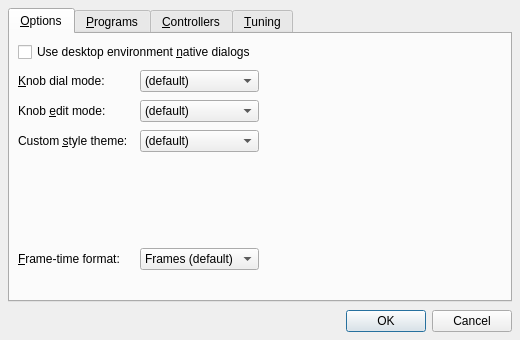
<?xml version="1.0" encoding="UTF-8"?>
<ui version="4.0">
 <author>rncbc aka Rui Nuno Capela</author>
 <comment>samplv1 - an old-school polyphonic sampler

  Copyright (C) 2012-2018, rncbc aka Rui Nuno Capela. All rights reserved.

  This program is free software; you can redistribute it and/or
  modify it under the terms of the GNU General Public License
  as published by the Free Software Foundation; either version 2
  of the License, or (at your option) any later version.

  This program is distributed in the hope that it will be useful,
  but WITHOUT ANY WARRANTY; without even the implied warranty of
  MERCHANTABILITY or FITNESS FOR A PARTICULAR PURPOSE.  See the
  GNU General Public License for more details.

  You should have received a copy of the GNU General Public License along
  with this program; if not, write to the Free Software Foundation, Inc.,
  51 Franklin Street, Fifth Floor, Boston, MA 02110-1301 USA.

 </comment>
 <class>samplv1widget_config</class>
 <widget class="QDialog" name="samplv1widget_config">
  <property name="geometry">
   <rect>
    <x>0</x>
    <y>0</y>
    <width>520</width>
    <height>340</height>
   </rect>
  </property>
  <property name="windowTitle">
   <string>Configure - samplv1</string>
  </property>
  <property name="windowIcon">
   <iconset resource="samplv1.qrc">:/images/samplv1.png</iconset>
  </property>
  <layout class="QVBoxLayout">
   <item>
    <widget class="QTabWidget" name="TabWidget">
     <property name="currentIndex">
      <number>0</number>
     </property>
     <widget class="QWidget" name="OptionsTab">
      <attribute name="title">
       <string>&amp;Options</string>
      </attribute>
      <attribute name="toolTip">
       <string>Options</string>
      </attribute>
      <layout class="QGridLayout">
       <item row="0" column="0" colspan="3">
        <widget class="QCheckBox" name="UseNativeDialogsCheckBox">
         <property name="toolTip">
          <string>Whether to use desktop environment's native dialogs where applicable</string>
         </property>
         <property name="text">
          <string>Use desktop environment &amp;native dialogs</string>
         </property>
        </widget>
       </item>
       <item row="1" column="0">
        <widget class="QLabel" name="KnobDialModeTextLabel">
         <property name="text">
          <string>&amp;Knob dial mode:</string>
         </property>
         <property name="buddy">
          <cstring>KnobDialModeComboBox</cstring>
         </property>
        </widget>
       </item>
       <item row="1" column="1">
        <widget class="QComboBox" name="KnobDialModeComboBox">
         <property name="toolTip">
          <string>Knob dial mode</string>
         </property>
         <property name="editable">
          <bool>false</bool>
         </property>
         <item>
          <property name="text">
           <string>(default)</string>
          </property>
         </item>
         <item>
          <property name="text">
           <string>Linear</string>
          </property>
         </item>
         <item>
          <property name="text">
           <string>Angular</string>
          </property>
         </item>
        </widget>
       </item>
       <item row="1" column="2" colspan="2" rowspan="3">
        <spacer>
         <property name="orientation">
          <enum>Qt::Horizontal</enum>
         </property>
         <property name="sizeHint">
          <size>
           <width>20</width>
           <height>20</height>
          </size>
         </property>
        </spacer>
       </item>
       <item row="2" column="0">
        <widget class="QLabel" name="KnobEditModeTextLabel">
         <property name="text">
          <string>Knob &amp;edit mode:</string>
         </property>
         <property name="buddy">
          <cstring>KnobEditModeComboBox</cstring>
         </property>
        </widget>
       </item>
       <item row="2" column="1">
        <widget class="QComboBox" name="KnobEditModeComboBox">
         <property name="toolTip">
          <string>Knob edit mode</string>
         </property>
         <property name="editable">
          <bool>false</bool>
         </property>
         <item>
          <property name="text">
           <string>(default)</string>
          </property>
         </item>
         <item>
          <property name="text">
           <string>Deferred</string>
          </property>
         </item>
        </widget>
       </item>
       <item row="3" column="0">
        <widget class="QLabel" name="CustomStyleThemeTextLabel">
         <property name="text">
          <string>Custom &amp;style theme:</string>
         </property>
         <property name="buddy">
          <cstring>CustomStyleThemeComboBox</cstring>
         </property>
        </widget>
       </item>
       <item row="3" column="1">
        <widget class="QComboBox" name="CustomStyleThemeComboBox">
         <property name="toolTip">
          <string>Custom widget style theme</string>
         </property>
         <property name="editable">
          <bool>false</bool>
         </property>
         <item>
          <property name="text">
           <string>(default)</string>
          </property>
         </item>
        </widget>
       </item>
       <item row="4" colspan="3">
        <spacer>
         <property name="orientation">
          <enum>Qt::Vertical</enum>
         </property>
         <property name="sizeHint">
          <size>
           <width>20</width>
           <height>20</height>
          </size>
         </property>
        </spacer>
       </item>
       <item row="5" column="0">
        <widget class="QLabel" name="FrameTimeFormatTextLabel">
         <property name="text">
          <string>&amp;Frame-time format:</string>
         </property>
         <property name="buddy">
          <cstring>FrameTimeFormatComboBox</cstring>
         </property>
        </widget>
       </item>
       <item row="5" column="1">
        <widget class="QComboBox" name="FrameTimeFormatComboBox">
         <property name="toolTip">
          <string>Frame-time format</string>
         </property>
         <property name="editable">
          <bool>false</bool>
         </property>
         <item>
          <property name="text">
           <string>Frames (default)</string>
          </property>
         </item>
         <item>
          <property name="text">
           <string>Time</string>
          </property>
         </item>
        </widget>
       </item>
       <item row="6" colspan="3">
        <spacer>
         <property name="orientation">
          <enum>Qt::Vertical</enum>
         </property>
         <property name="sizeHint">
          <size>
           <width>20</width>
           <height>20</height>
          </size>
         </property>
        </spacer>
       </item>
      </layout>
     </widget>
     <widget class="QWidget" name="ProgramsTab">
      <attribute name="title">
       <string>&amp;Programs</string>
      </attribute>
      <attribute name="toolTip">
       <string>Programs</string>
      </attribute>
      <layout class="QVBoxLayout">
       <item>
        <layout class="QHBoxLayout">
         <item>
          <widget class="QToolButton" name="ProgramsAddBankToolButton">
           <property name="toolTip">
            <string>Add bank</string>
           </property>
           <property name="text">
            <string>Add &amp;Bank</string>
           </property>
           <property name="icon">
            <iconset resource="samplv1.qrc">:/images/presetBank.png</iconset>
           </property>
           <property name="toolButtonStyle">
            <enum>Qt::ToolButtonTextBesideIcon</enum>
           </property>
          </widget>
         </item>
         <item>
          <widget class="QToolButton" name="ProgramsAddItemToolButton">
           <property name="toolTip">
            <string>Add program</string>
           </property>
           <property name="text">
            <string>&amp;Add Program</string>
           </property>
           <property name="icon">
            <iconset resource="samplv1.qrc">:/images/samplv1_preset.png</iconset>
           </property>
           <property name="toolButtonStyle">
            <enum>Qt::ToolButtonTextBesideIcon</enum>
           </property>
          </widget>
         </item>
         <item>
          <spacer>
           <property name="orientation">
            <enum>Qt::Horizontal</enum>
           </property>
           <property name="sizeHint">
            <size>
             <width>20</width>
             <height>20</height>
            </size>
           </property>
          </spacer>
         </item>
         <item>
          <widget class="QToolButton" name="ProgramsEditToolButton">
           <property name="toolTip">
            <string>Edit bank/program</string>
           </property>
           <property name="text">
            <string>&amp;Edit</string>
           </property>
           <property name="icon">
            <iconset resource="samplv1.qrc">:/images/presetEdit.png</iconset>
           </property>
           <property name="toolButtonStyle">
            <enum>Qt::ToolButtonTextBesideIcon</enum>
           </property>
          </widget>
         </item>
         <item>
          <spacer>
           <property name="orientation">
            <enum>Qt::Horizontal</enum>
           </property>
           <property name="sizeHint" stdset="0">
            <size>
             <width>20</width>
             <height>20</height>
            </size>
           </property>
          </spacer>
         </item>
         <item>
          <widget class="QToolButton" name="ProgramsDeleteToolButton">
           <property name="toolTip">
            <string>Delete bank/program</string>
           </property>
           <property name="text">
            <string>&amp;Delete</string>
           </property>
           <property name="icon">
            <iconset resource="samplv1.qrc">:/images/presetDelete.png</iconset>
           </property>
           <property name="toolButtonStyle">
            <enum>Qt::ToolButtonTextBesideIcon</enum>
           </property>
          </widget>
         </item>
        </layout>
       </item>
       <item>
        <widget class="samplv1widget_programs" name="ProgramsTreeWidget">
         <property name="toolTip">
          <string>Programs</string>
         </property>
         <property name="uniformRowHeights">
          <bool>true</bool>
         </property>
         <property name="allColumnsShowFocus">
          <bool>true</bool>
         </property>
         <property name="headerHidden">
          <bool>true</bool>
         </property>
         <property name="columnCount">
          <number>2</number>
         </property>
         <column>
          <property name="text">
           <string notr="true">Bank/Program</string>
          </property>
         </column>
         <column>
          <property name="text">
           <string notr="true">Preset</string>
          </property>
         </column>
        </widget>
       </item>
       <item>
        <layout class="QHBoxLayout">
         <item>
          <widget class="QCheckBox" name="ProgramsEnabledCheckBox" >
           <property name="toolTip" >
            <string>Whether MIDI bank/programs will be enabled</string>
           </property>
           <property name="text" >
            <string>E&amp;nabled</string>
           </property>
          </widget>
         </item>
         <item>
          <spacer>
           <property name="orientation">
            <enum>Qt::Horizontal</enum>
           </property>
           <property name="sizeHint">
            <size>
             <width>20</width>
             <height>20</height>
            </size>
           </property>
          </spacer>
         </item>
         <item>
          <widget class="QCheckBox" name="ProgramsPreviewCheckBox" >
           <property name="toolTip" >
            <string>Whether to preview the current selected program</string>
           </property>
           <property name="text" >
            <string>&amp;Preview current program</string>
           </property>
          </widget>
         </item>
        </layout>
       </item>
      </layout>
     </widget>
     <widget class="QWidget" name="ControlsTab">
      <attribute name="title">
       <string>&amp;Controllers</string>
      </attribute>
      <attribute name="toolTip">
       <string>Controllers</string>
      </attribute>
      <layout class="QVBoxLayout">
       <item>
        <layout class="QHBoxLayout">
         <item>
          <widget class="QToolButton" name="ControlsAddItemToolButton">
           <property name="toolTip">
            <string>Add controller</string>
           </property>
           <property name="text">
            <string>&amp;Add Controller</string>
           </property>
           <property name="icon">
            <iconset resource="samplv1.qrc">:/images/samplv1_control.png</iconset>
           </property>
           <property name="toolButtonStyle">
            <enum>Qt::ToolButtonTextBesideIcon</enum>
           </property>
          </widget>
         </item>
         <item>
          <spacer>
           <property name="orientation">
            <enum>Qt::Horizontal</enum>
           </property>
           <property name="sizeHint">
            <size>
             <width>20</width>
             <height>20</height>
            </size>
           </property>
          </spacer>
         </item>
         <item>
          <widget class="QToolButton" name="ControlsEditToolButton">
           <property name="toolTip">
            <string>Edit controller</string>
           </property>
           <property name="text">
            <string>&amp;Edit</string>
           </property>
           <property name="icon">
            <iconset resource="samplv1.qrc">:/images/presetEdit.png</iconset>
           </property>
           <property name="toolButtonStyle">
            <enum>Qt::ToolButtonTextBesideIcon</enum>
           </property>
          </widget>
         </item>
         <item>
          <spacer>
           <property name="orientation">
            <enum>Qt::Horizontal</enum>
           </property>
           <property name="sizeHint" stdset="0">
            <size>
             <width>20</width>
             <height>20</height>
            </size>
           </property>
          </spacer>
         </item>
         <item>
          <widget class="QToolButton" name="ControlsDeleteToolButton">
           <property name="toolTip">
            <string>Delete controller</string>
           </property>
           <property name="text">
            <string>&amp;Delete</string>
           </property>
           <property name="icon">
            <iconset resource="samplv1.qrc">:/images/presetDelete.png</iconset>
           </property>
           <property name="toolButtonStyle">
            <enum>Qt::ToolButtonTextBesideIcon</enum>
           </property>
          </widget>
         </item>
        </layout>
       </item>
       <item>
        <widget class="samplv1widget_controls" name="ControlsTreeWidget">
         <property name="toolTip">
          <string>Controllers</string>
         </property>
         <property name="uniformRowHeights">
          <bool>true</bool>
         </property>
         <property name="allColumnsShowFocus">
          <bool>true</bool>
         </property>
         <property name="headerHidden">
          <bool>false</bool>
         </property>
         <property name="columnCount">
          <number>4</number>
         </property>
         <column>
          <property name="text">
           <string notr="true">Channel</string>
          </property>
         </column>
         <column>
          <property name="text">
           <string notr="true">Type</string>
          </property>
         </column>
         <column>
          <property name="text">
           <string notr="true">Parameter</string>
          </property>
         </column>
         <column>
          <property name="text">
           <string notr="true">Subject</string>
          </property>
         </column>
        </widget>
       </item>
       <item>
        <layout class="QHBoxLayout">
         <item>
          <widget class="QCheckBox" name="ControlsEnabledCheckBox" >
           <property name="toolTip" >
            <string>Whether MIDI controllers will be enabled</string>
           </property>
           <property name="text" >
            <string>E&amp;nabled</string>
           </property>
          </widget>
         </item>
         <item>
          <spacer>
           <property name="orientation">
            <enum>Qt::Horizontal</enum>
           </property>
           <property name="sizeHint">
            <size>
             <width>20</width>
             <height>20</height>
            </size>
           </property>
          </spacer>
         </item>
        </layout>
       </item>
      </layout>
     </widget>
     <widget class="QWidget" name="TuningTab">
      <attribute name="title">
       <string>&amp;Tuning</string>
      </attribute>
      <attribute name="toolTip">
       <string>Tuning</string>
      </attribute>
      <layout class="QGridLayout">
       <item row="0" column="0" colspan="7">
        <widget class="QCheckBox" name="TuningEnabledCheckBox">
         <property name="toolTip">
          <string>Whether to use custom tuning (micro-tonal)</string>
         </property>
         <property name="text">
          <string>Enable custom tuning (micro-tonal)</string>
         </property>
        </widget>
       </item>
       <item row="1" column="1">
        <widget class="QLabel" name="TuningRefNoteTextLabel">
         <property name="text">
          <string>Re&amp;ference:</string>
         </property>
         <property name="buddy">
          <cstring>TuningRefNoteComboBox</cstring>
         </property>
        </widget>
       </item>
       <item row="1" column="2">
        <widget class="QComboBox" name="TuningRefNoteComboBox">
         <property name="maximumSize">
          <size>
           <width>64</width>
           <height>24</height>
          </size>
         </property>
         <property name="toolTip">
          <string>Reference note</string>
         </property>
         <property name="editable">
          <bool>false</bool>
         </property>
        </widget>
       </item>
       <item row="1" column="3">
        <widget class="QDoubleSpinBox" name="TuningRefPitchSpinBox">
         <property name="maximumSize">
          <size>
           <width>96</width>
           <height>24</height>
          </size>
         </property>
         <property name="toolTip">
          <string>Reference pitch</string>
         </property>
         <property name="suffix">
          <string> Hz</string>
         </property>
         <property name="decimals">
          <number>1</number>
         </property>
         <property name="minimum">
          <double>20.0</double>
         </property>
         <property name="maximum">
          <double>20000.0</double>
         </property>
         <property name="value">
          <double>440.0</double>
         </property>
        </widget>
       </item>
       <item row="1" column="4">
        <widget class="QPushButton" name="TuningRefNotePushButton">
         <property name="toolTip">
          <string>Reset reference note and pitch to default (A4@440Hz)</string>
         </property>
         <property name="text">
          <string>&amp;Reset</string>
         </property>
         <property name="autoDefault">
          <bool>false</bool>
         </property>
        </widget>
       </item>
       <item row="1" column="5" colspan="2">
        <spacer>
         <property name="orientation">
          <enum>Qt::Horizontal</enum>
         </property>
         <property name="sizeHint">
          <size>
           <width>20</width>
           <height>8</height>
          </size>
         </property>
        </spacer>
       </item>
       <item row="2" column="1">
        <widget class="QLabel" name="TuningScaleFileTextLabel">
         <property name="toolTip">
          <string>Whether to use an alternate scale definition file (*.scl)</string>
         </property>
         <property name="text">
          <string>&amp;Scale:</string>
         </property>
         <property name="buddy">
          <cstring>TuningScaleFileComboBox</cstring>
         </property>
        </widget>
       </item>
       <item row="2" column="2" colspan="4">
        <widget class="QComboBox" name="TuningScaleFileComboBox">
         <property name="minimumSize">
          <size>
           <width>360</width>
           <height>0</height>
          </size>
         </property>
         <property name="toolTip">
          <string>Scale definition file (*.scl)</string>
         </property>
         <property name="editable">
          <bool>false</bool>
         </property>
         <item>
          <property name="text">
           <string>(default)</string>
          </property>
         </item>
        </widget>
       </item>
       <item row="2" column="6">
        <widget class="QToolButton" name="TuningScaleFileToolButton">
         <property name="minimumSize">
          <size>
           <width>22</width>
           <height>22</height>
          </size>
         </property>
         <property name="maximumSize">
          <size>
           <width>24</width>
           <height>24</height>
          </size>
         </property>
         <property name="focusPolicy">
          <enum>Qt::TabFocus</enum>
         </property>
         <property name="toolTip">
          <string>Browse for the scale file location (*.scl)</string>
         </property>
         <property name="icon">
          <iconset resource="samplv1.qrc">:/images/fileOpen.png</iconset>
         </property>
        </widget>
       </item>
       <item row="3" column="1">
        <widget class="QLabel" name="TuningKeyMapFileTextLabel">
         <property name="toolTip">
          <string>Whether to use an alternate keyboard-map file (*.kbm)</string>
         </property>
         <property name="text">
          <string>&amp;Key map:</string>
         </property>
         <property name="buddy">
          <cstring>TuningKeyMapFileComboBox</cstring>
         </property>
        </widget>
       </item>
       <item row="3" column="2" colspan="4">
        <widget class="QComboBox" name="TuningKeyMapFileComboBox">
         <property name="minimumSize">
          <size>
           <width>360</width>
           <height>0</height>
          </size>
         </property>
         <property name="toolTip">
          <string>Keyboard map file (*.kbm)</string>
         </property>
         <property name="editable">
          <bool>false</bool>
         </property>
         <item>
          <property name="text">
           <string>(default)</string>
          </property>
         </item>
        </widget>
       </item>
       <item row="3" column="6">
        <widget class="QToolButton" name="TuningKeyMapFileToolButton">
         <property name="minimumSize">
          <size>
           <width>22</width>
           <height>22</height>
          </size>
         </property>
         <property name="maximumSize">
          <size>
           <width>24</width>
           <height>24</height>
          </size>
         </property>
         <property name="focusPolicy">
          <enum>Qt::TabFocus</enum>
         </property>
         <property name="toolTip">
          <string>Browse for the keyboard-map file location (*.kbm)</string>
         </property>
         <property name="icon">
          <iconset resource="samplv1.qrc">:/images/fileOpen.png</iconset>
         </property>
        </widget>
       </item>
       <item row="4" column="0" colspan="6">
        <spacer>
         <property name="orientation">
          <enum>Qt::Vertical</enum>
         </property>
         <property name="sizeHint">
          <size>
           <width>20</width>
           <height>20</height>
          </size>
         </property>
        </spacer>
       </item>
      </layout>
     </widget>
    </widget>
   </item>
   <item>
    <widget class="QDialogButtonBox" name="DialogButtonBox">
     <property name="standardButtons">
      <set>QDialogButtonBox::Cancel|QDialogButtonBox::Ok</set>
     </property>
    </widget>
   </item>
  </layout>
 </widget>
 <layoutdefault spacing="8" margin="8"/>
 <customwidgets>
  <customwidget>
   <class>samplv1widget_controls</class>
   <extends>QTreeWidget</extends>
   <header>samplv1widget_controls.h</header>
  </customwidget>
  <customwidget>
   <class>samplv1widget_programs</class>
   <extends>QTreeWidget</extends>
   <header>samplv1widget_programs.h</header>
  </customwidget>
 </customwidgets>
 <tabstops>
  <tabstop>UseNativeDialogsCheckBox</tabstop>
  <tabstop>KnobDialModeComboBox</tabstop>
  <tabstop>KnobEditModeComboBox</tabstop>
  <tabstop>CustomStyleThemeComboBox</tabstop>
  <tabstop>FrameTimeFormatComboBox</tabstop>
  <tabstop>ProgramsAddBankToolButton</tabstop>
  <tabstop>ProgramsAddItemToolButton</tabstop>
  <tabstop>ProgramsEditToolButton</tabstop>
  <tabstop>ProgramsDeleteToolButton</tabstop>
  <tabstop>ProgramsTreeWidget</tabstop>
  <tabstop>ProgramsEnabledCheckBox</tabstop>
  <tabstop>ProgramsPreviewCheckBox</tabstop>
  <tabstop>ControlsAddItemToolButton</tabstop>
  <tabstop>ControlsEditToolButton</tabstop>
  <tabstop>ControlsDeleteToolButton</tabstop>
  <tabstop>ControlsTreeWidget</tabstop>
  <tabstop>ControlsEnabledCheckBox</tabstop>
  <tabstop>TuningEnabledCheckBox</tabstop>
  <tabstop>TuningRefNoteComboBox</tabstop>
  <tabstop>TuningRefPitchSpinBox</tabstop>
  <tabstop>TuningRefNotePushButton</tabstop>
  <tabstop>TuningScaleFileComboBox</tabstop>
  <tabstop>TuningScaleFileToolButton</tabstop>
  <tabstop>TuningKeyMapFileComboBox</tabstop>
  <tabstop>TuningKeyMapFileToolButton</tabstop>
  <tabstop>DialogButtonBox</tabstop>
 </tabstops>
 <resources>
  <include location="samplv1.qrc"/>
 </resources>
 <connections/>
</ui>
